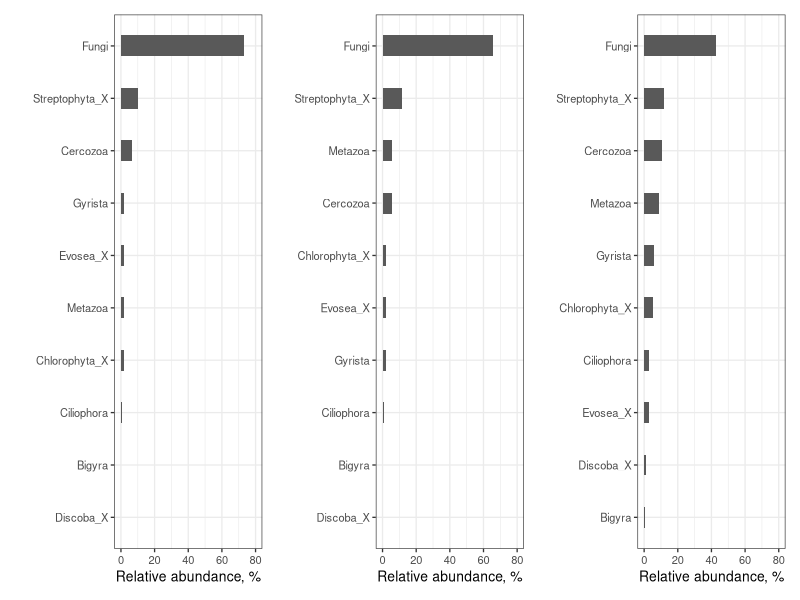

Reproduce this figure in R.
library(ggplot2)

otu = read.csv2('18S/Data/euk_6160.csv', row.names = 1)

collapsed_otu = aggregate(otu[,1:98], by = list(Subdivision = otu$Subdivision), FUN = 'sum')
rownames(collapsed_otu) = collapsed_otu$Subdivision
collapsed_otu = collapsed_otu[,-1]
collapsed_otu = collapsed_otu/6160 * 100
collapsed_otu = collapsed_otu[order(collapsed_otu$HF100, decreasing = T),]
collapsed_otu = collapsed_otu[1:10,]

env <- read.csv('18S/Data/env_16S.csv', row.names = 1)
env <- env[order(env$pH),] ## Sort the way you want the samples to be ordered on heatmap
env = env[rownames(env) %in% colnames(otu),]

sample45 = rownames(env[env$pH <= 4.5,])
sample6 = rownames(env[env$pH > 4.5 & env$pH <= 6,])
sample7 = rownames(env[env$pH > 6,])

otu_45 = collapsed_otu[,sample45]
otu_45$Mean = rowMeans(otu_45)

otu_6 = collapsed_otu[,sample6]
otu_6$Mean = rowMeans(otu_6)

otu_7 = collapsed_otu[,sample7]
otu_7$Mean = rowMeans(otu_7)

otu_45 = otu_45[order(otu_45$Mean, decreasing = T),]
otu_45$Division = rownames(otu_45)
otu_45$Division = factor(otu_45$Division, levels = rev(otu_45$Division))
p1 = ggplot(otu_45, aes(x = Division, y = Mean)) +
  geom_bar(stat="identity", width=.4, show.legend = F) +
  coord_flip() +
  xlab("") +
  theme_bw(base_size = 10) +
  ylim(0, 80) +
  ylab('Relative abundance, %')

otu_6 = otu_6[order(otu_6$Mean, decreasing = T),]
otu_6$Division = rownames(otu_6)
otu_6$Division = factor(otu_6$Division, levels = rev(otu_6$Division))
p2 = ggplot(otu_6, aes(x = Division, y = Mean)) +
  geom_bar(stat="identity", width=.4, show.legend = F) +
  coord_flip() +
  xlab("") +
  theme_bw(base_size = 10) +
  ylim(0, 80) +
  ylab('Relative abundance, %')

otu_7 = otu_7[order(otu_7$Mean, decreasing = T),]
otu_7$Division = rownames(otu_7)
otu_7$Division = factor(otu_7$Division, levels = rev(otu_7$Division))
p3 = ggplot(otu_7, aes(x = Division, y = Mean)) +
  geom_bar(stat="identity", width=.4, show.legend = F) +
  coord_flip() +
  xlab("") +
  theme_bw(base_size = 10) +
  ylim(0, 80) +
  ylab('Relative abundance, %')

library(patchwork)

p = p1 + p2 +p3

ggsave('18S/Figures/top10_divisions.png', p, width = 11, height = 3)
